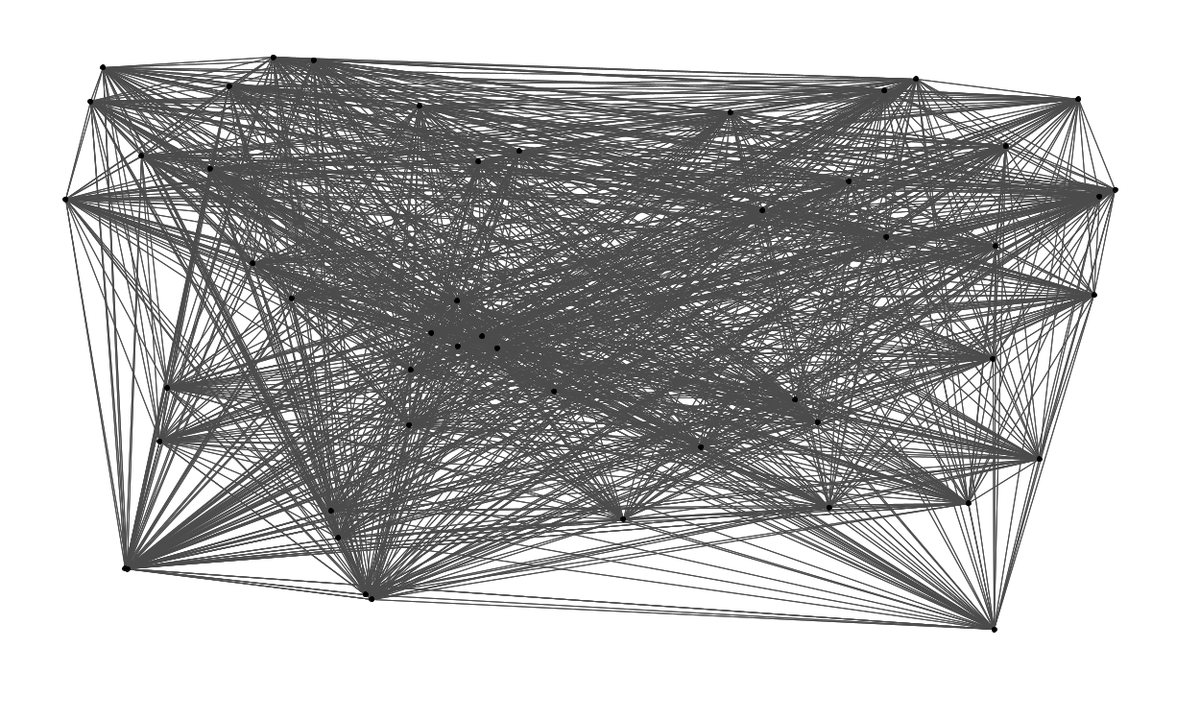
Frame 1 (no input)
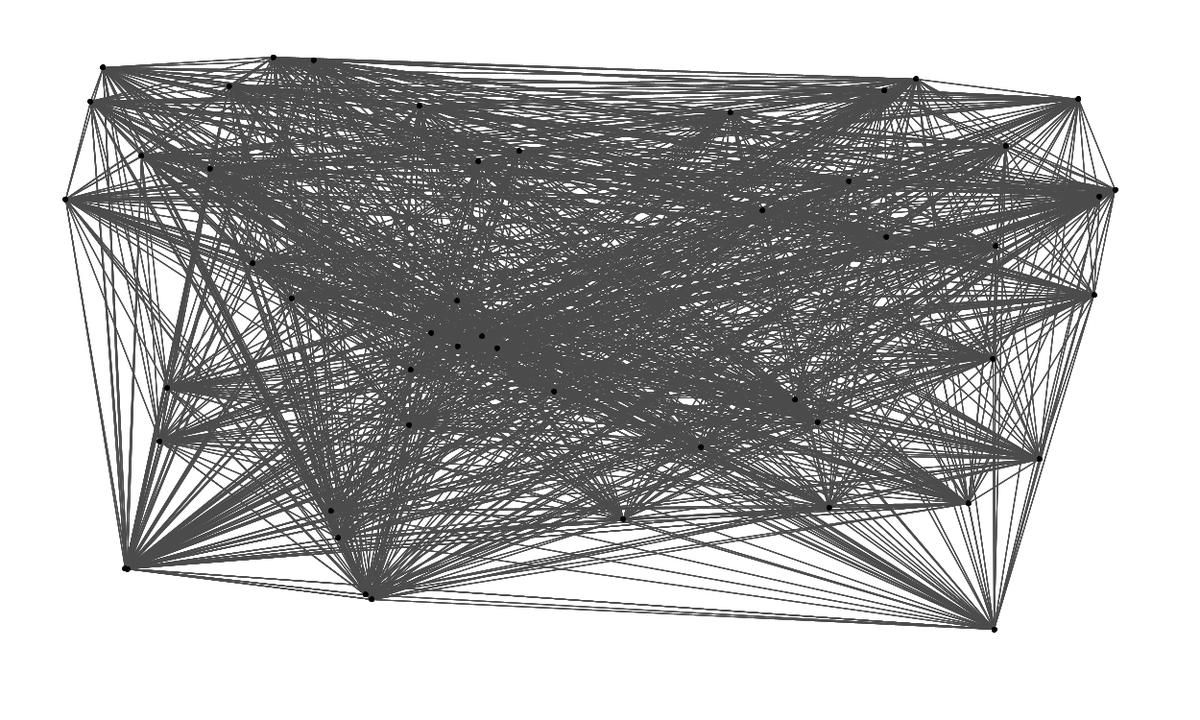
Frame 2 (the mouse pressed at the canvas centre, redrawn once)

The Processing sketch that drew these frames (run headless with seeded random() and noise(); the mouse was pressed at the canvas centre and the sketch redrawn once):

// Processing sketch: SolLewitt50Points
// ── SolLewitt50Points.pde
  float [] pointsX = new float [50];
  float [] pointsY = new float [50];

void setup () {
  size (1250, 750);
  background(255);
  for (int i=0; i<50; i++) {
    pointsX[i] = random (50, 1201);
    pointsY[i] = random (50, 701);
  }
  noLoop();
}

void draw () {
 stroke (75);
  for (int i = 0; i<50; i++) {
  for (int j=0; j<50; j++) {
 line(pointsX[i], pointsY[i], pointsX[j], pointsY[j]);
  } 
}
 stroke (0);
 fill(0);
  for (int i = 0; i<50; i++) {
 ellipse(pointsX[i], pointsY[i], 5,5);
 }
}
